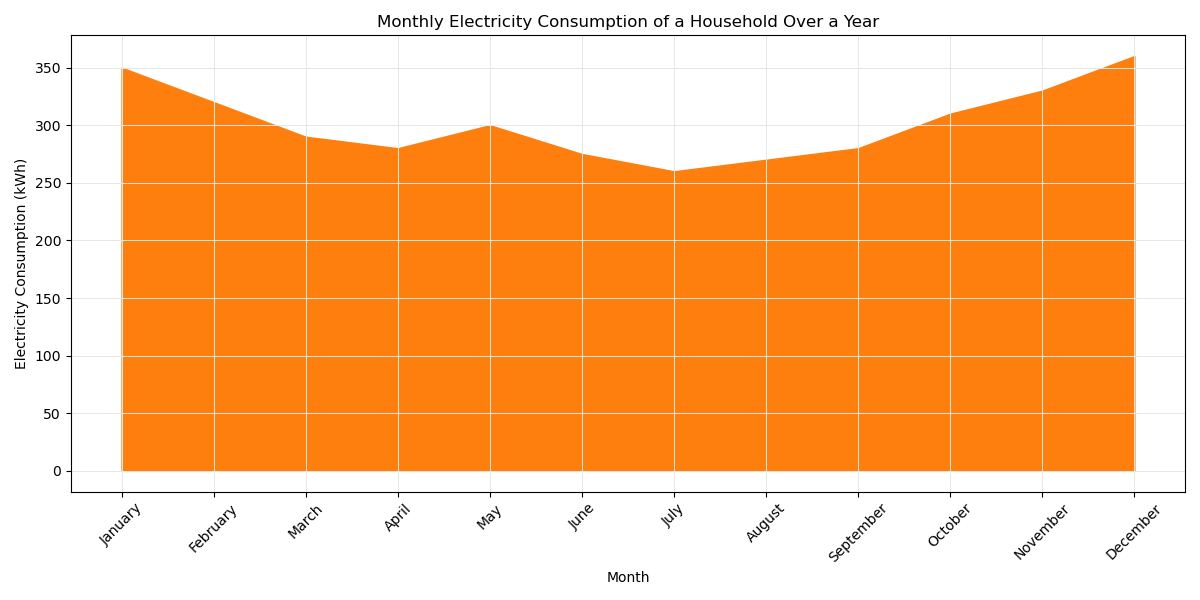

Recreate this plot in Python.

import matplotlib.pyplot as plt

# Data for plotting
months = ['January', 'February', 'March', 'April', 'May', 'June', 
          'July', 'August', 'September', 'October', 'November', 'December']

kWh = [350, 320, 290, 280, 300, 275, 260, 270, 280, 310, 330, 360]

# Plotting the area chart
plt.figure(figsize=(12, 6))
plt.fill_between(months, kWh, color='#ff7f0e')

# Adding labels and title
plt.title('Monthly Electricity Consumption of a Household Over a Year')
plt.xlabel('Month')
plt.ylabel('Electricity Consumption (kWh)')

# Customizing the grid
plt.grid(True, color='#e6e6e6', linestyle='-', linewidth=0.7, which='both')

# Adjusting the x-axis labels to fit properly
plt.xticks(rotation=45)

# Show the plot
plt.tight_layout()
plt.show()
